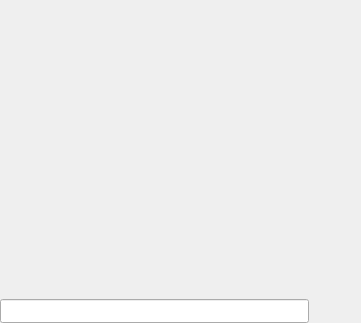
<?xml version="1.0" encoding="UTF-8"?>
<ui version="4.0">
 <class>SingleCaptchaWidget</class>
 <widget class="QWidget" name="SingleCaptchaWidget">
  <property name="geometry">
   <rect>
    <x>0</x>
    <y>0</y>
    <width>361</width>
    <height>323</height>
   </rect>
  </property>
  <property name="sizePolicy">
   <sizepolicy hsizetype="Minimum" vsizetype="Minimum">
    <horstretch>0</horstretch>
    <verstretch>0</verstretch>
   </sizepolicy>
  </property>
  <property name="windowTitle">
   <string>Form</string>
  </property>
  <property name="styleSheet">
   <string notr="true"/>
  </property>
  <layout class="QVBoxLayout" name="verticalLayout_2">
   <property name="leftMargin">
    <number>0</number>
   </property>
   <property name="topMargin">
    <number>0</number>
   </property>
   <property name="rightMargin">
    <number>0</number>
   </property>
   <property name="bottomMargin">
    <number>0</number>
   </property>
   <item>
    <layout class="QVBoxLayout" name="verticalLayout">
     <property name="spacing">
      <number>0</number>
     </property>
     <property name="sizeConstraint">
      <enum>QLayout::SetDefaultConstraint</enum>
     </property>
     <item>
      <widget class="QLabel" name="Picture">
       <property name="text">
        <string/>
       </property>
      </widget>
     </item>
     <item>
      <layout class="QHBoxLayout" name="horizontalLayout">
       <property name="spacing">
        <number>10</number>
       </property>
       <item>
        <widget class="QLineEdit" name="lineEdit">
         <property name="minimumSize">
          <size>
           <width>0</width>
           <height>24</height>
          </size>
         </property>
         <property name="maximumSize">
          <size>
           <width>16777215</width>
           <height>24</height>
          </size>
         </property>
         <property name="font">
          <font>
           <pointsize>12</pointsize>
          </font>
         </property>
        </widget>
       </item>
       <item>
        <widget class="QPushButton" name="pushButton">
         <property name="minimumSize">
          <size>
           <width>16</width>
           <height>16</height>
          </size>
         </property>
         <property name="maximumSize">
          <size>
           <width>16</width>
           <height>16</height>
          </size>
         </property>
         <property name="text">
          <string/>
         </property>
         <property name="icon">
          <iconset resource="main.qrc">
           <normaloff>:/engine/images/enter.png</normaloff>:/engine/images/enter.png</iconset>
         </property>
         <property name="iconSize">
          <size>
           <width>16</width>
           <height>16</height>
          </size>
         </property>
         <property name="flat">
          <bool>true</bool>
         </property>
        </widget>
       </item>
       <item>
        <widget class="QPushButton" name="pushButton_2">
         <property name="sizePolicy">
          <sizepolicy hsizetype="Minimum" vsizetype="Fixed">
           <horstretch>0</horstretch>
           <verstretch>0</verstretch>
          </sizepolicy>
         </property>
         <property name="minimumSize">
          <size>
           <width>16</width>
           <height>16</height>
          </size>
         </property>
         <property name="maximumSize">
          <size>
           <width>16</width>
           <height>16</height>
          </size>
         </property>
         <property name="text">
          <string/>
         </property>
         <property name="icon">
          <iconset resource="main.qrc">
           <normaloff>:/engine/images/stop.png</normaloff>:/engine/images/stop.png</iconset>
         </property>
         <property name="iconSize">
          <size>
           <width>16</width>
           <height>16</height>
          </size>
         </property>
         <property name="flat">
          <bool>true</bool>
         </property>
        </widget>
       </item>
      </layout>
     </item>
    </layout>
   </item>
  </layout>
 </widget>
 <resources>
  <include location="main.qrc"/>
 </resources>
 <connections/>
</ui>
